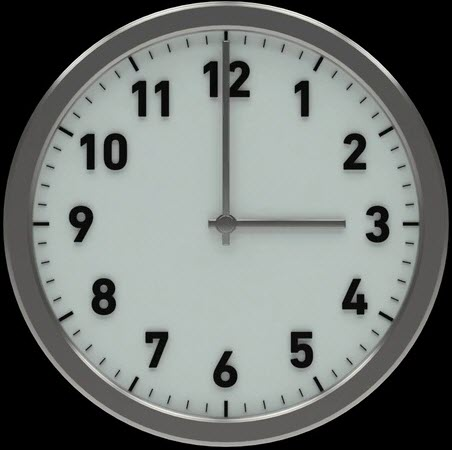
//> input picture ITEM 50-59/ITEM51 OpenCV_Polar/image/clock.jpg, 452 x 450 px
$ ./OpenCV_Polar   (built with g++ and OpenCV 4)
//> lines starting //> are read from the running program, lines starting //| are printed output that depends on the picture
#include <opencv2/opencv.hpp>
#define _USE_MATH_DEFINES
#include <math.h>
#include <iostream>

using namespace std;
using namespace cv;

// ----- 全局参数
// PAI值
double PI = M_PI;
// 设置输入图像固定尺寸（必要）
double HEIGHT = 300;
double WIDTH = 300;
// 输入图像圆的半径，一般是宽高一半
int CIRCLE_RADIUS = int(HEIGHT / 2);
// 圆心坐标
cv::Point CIRCLE_CENTER = cv::Point(int(WIDTH / 2), int(HEIGHT / 2));
// 极坐标转换后图像的高，可自己设置
int LINE_HEIGHT = int(CIRCLE_RADIUS / 1.5);
// 极坐标转换后图像的宽，一般是原来圆形的周长
int LINE_WIDTH = int(2 * CIRCLE_RADIUS * PI);

// C++ OpenCV Mat读像素值用
typedef Point3_<uint8_t> Pixel;

// ----- 将圆环变为矩形
cv::Mat create_line_image(cv::Mat img)
{
	cv::Mat line_image = cv::Mat::zeros(Size(LINE_WIDTH, LINE_HEIGHT), CV_8UC3);
	// 角度
	double theta;
	// 半径
	double rho;

	// 按照圆的极坐标赋值
	for (int row = 0; row < line_image.rows; row++)
	{
		for (int col = 0; col < line_image.cols; col++)
		{
			// 最后的-0.2是用于优化结果，可以自行调整
			theta = PI * 2 / LINE_WIDTH * (col + 1) - 0.2;
			rho = CIRCLE_RADIUS - row - 1;

			// ----- 基础变换
			//int x = int(CIRCLE_CENTER.x + rho * std::cos(theta) + 0);
			//int y = int(CIRCLE_CENTER.y - rho * std::sin(theta) + 0);

			// ----- 任意起始位置变换
			//// 1 确定极坐标
			//double x0 = rho * std::cos(theta) + 0;
			//double y0 = rho * std::sin(theta) + 0;

			//// 2 确定旋转角度
			//double angle = PI * 2 * (-120.0) / 360;

			//// 3 确定直角坐标
			//double x1 = x0 * std::cos(angle) - y0 * std::sin(angle) + 0;
			//double y1 = x0 * std::sin(angle) + y0 * std::cos(angle) + 0;

			//// 4 切换为OpenCV图像坐标
			//int x = int(CIRCLE_CENTER.x + x1);
			//int y = int(CIRCLE_CENTER.y - y1);

			// ----- 任意起始位置顺时针变换
			// 1 确定极坐标
			double x0 = rho * std::sin(theta) + 0;
			double y0 = rho * std::cos(theta) + 0;

			// 2 确定旋转角度
			double angle = PI * 2 * (-150.0) / 360;

			// 3 确定直角坐标
			double x1 = x0 * std::cos(angle) - y0 * std::sin(angle) + 0;
			double y1 = x0 * std::sin(angle) + y0 * std::cos(angle) + 0;

			// 4 切换为opencv图像坐标
			int x = int(CIRCLE_CENTER.x + x1);
			int y = int(CIRCLE_CENTER.y - y1);

			// Obtain pixel at(y,x)直接访问像素数据(效率不高，可以修改）
			Pixel pixel = img.at<Pixel>(y, x);
			// 赋值
			line_image.at<Pixel>(row, col) = pixel;
		}
	}
	// 如果想改变输出图像方向，旋转就行了
	// cv::rotate(line_image, line_image, cv::ROTATE_90_CLOCKWISE);
	return line_image;
}

// ----- 主程序
int main()
{
	// 输入图像路径
	String imgpath = "./image/clock.jpg";
	// 读取图像
	cv::Mat img = cv::imread(imgpath);
//> img is the input picture: 450 rows x 452 cols, CV_8UC3; mean B, G, R 114.9, 117.8, 112.6
	if (img.empty())
	{
		printf("please check image path");
		return -1;
	}
	// 图像重置为固定大小
	cv::resize(img, img, Size(WIDTH, HEIGHT));
//> img: 300 rows x 300 cols, CV_8UC3
	printf("shape is: %d,%d", img.rows, img.cols);
//| shape is: 300,300
	// 展示原图
	cv::imshow("src", img);
	cv::Mat output = create_line_image(img);
//> the loop in create_line_image, `for (int row = 0; row < line_image.rows; row++)` made 100 passes
//> rho on passes 1 to 12: 149, 148, 147, 146, 145, 144, 143, 142, 141, 140, 139, 138
//> after the loop in create_line_image, `for (int row = 0; row < line_image.rows; row++)`:
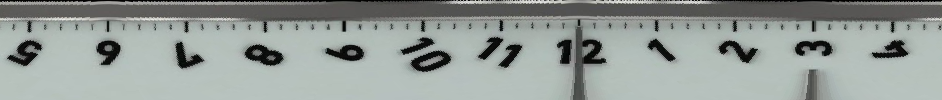
//> line_image: 100 rows x 942 cols, CV_8UC3; mean B, G, R 151.6, 155.5, 148.2
//> after the loop in create_line_image, `for (int row = 0; row < line_image.rows; row++)`: theta = 6.08; rho = 50
	// 展示结果
	cv::imshow("dst", output);
	cv::waitKey();
	cv::destroyAllWindows();
	system("pause");
	return 0;
}
